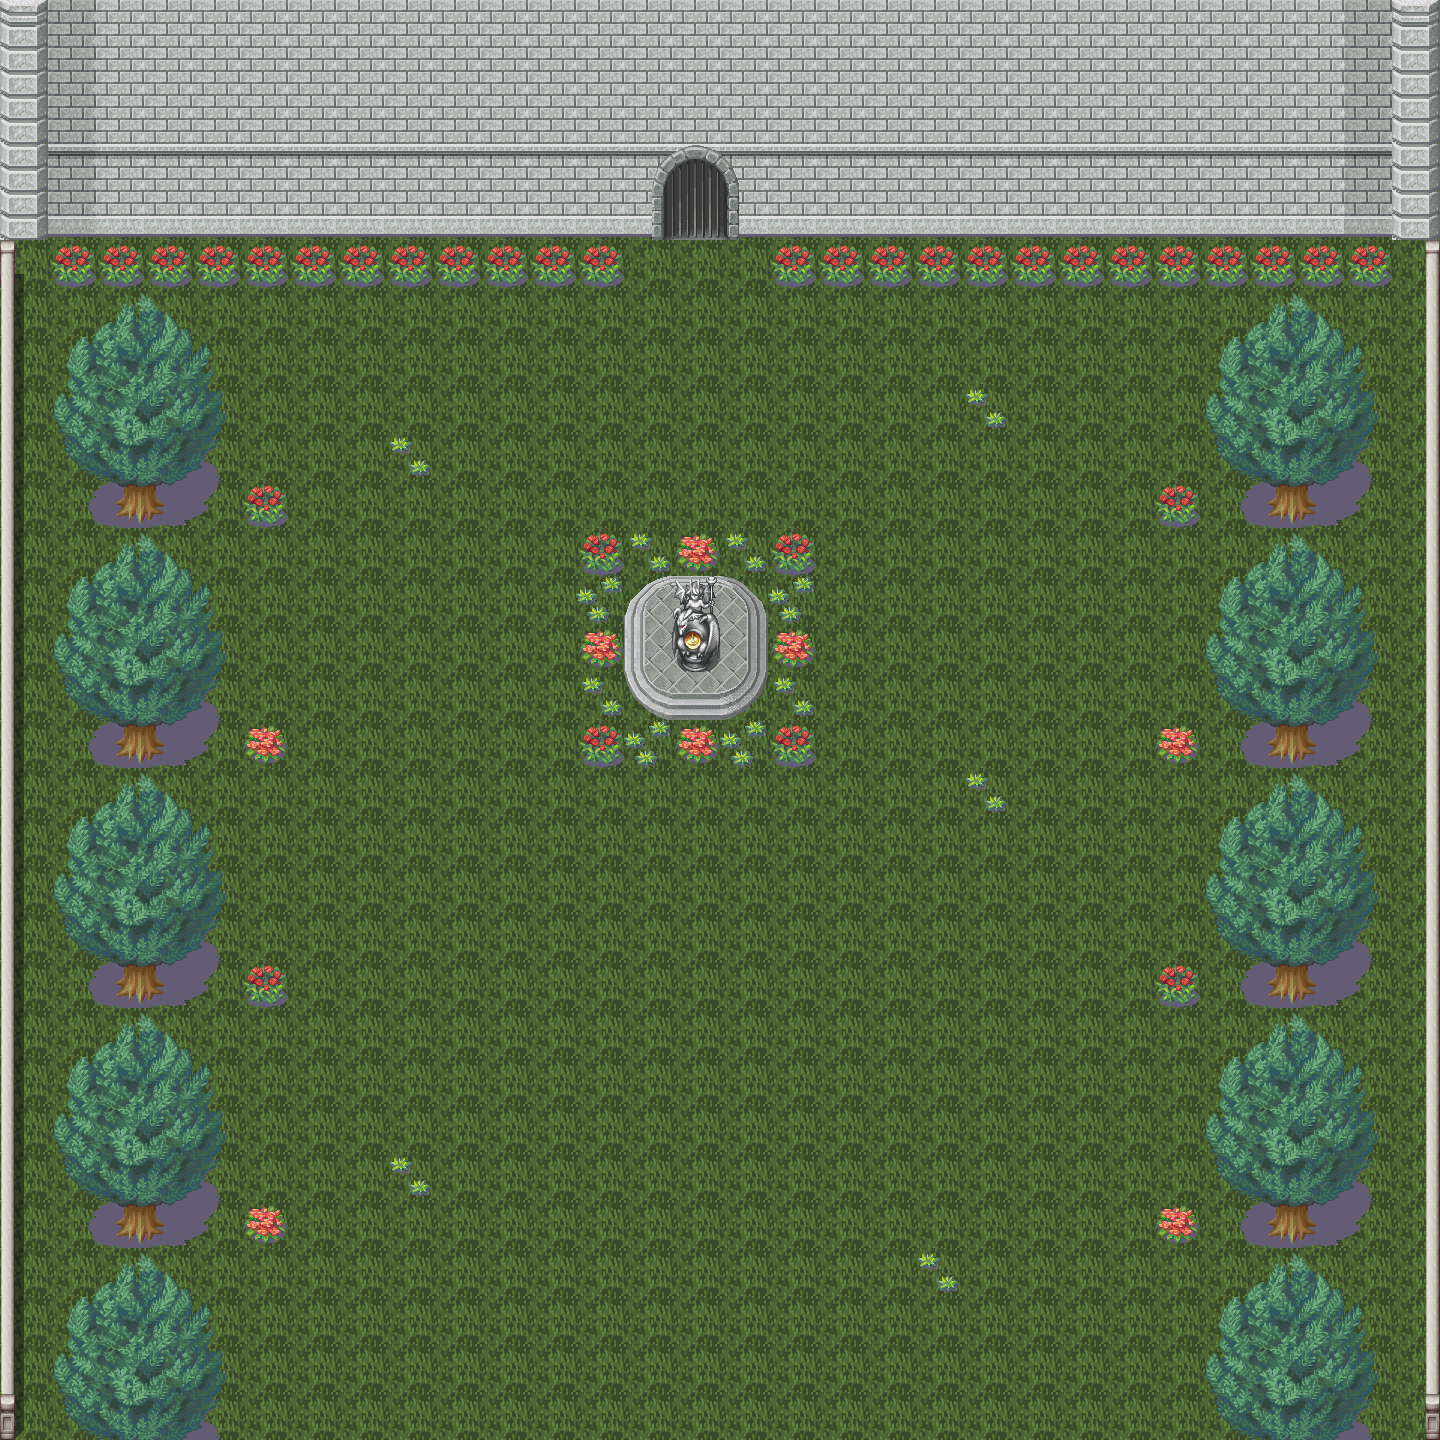

Tiled map render using the project's own tile images. Description and the map definition, with tile-layer contents summarised, below:
An orthogonal 30x30 tile map with 48x48 px tiles, 3 tile layers (Слой тайлов 1, Слой тайлов 2, Слой тайлов 3) and 6 objects (4x solid, Npc, player).

<map version="1.8" tiledversion="1.8.4" orientation="orthogonal" renderorder="right-down" width="30" height="30" tilewidth="48" tileheight="48" infinite="0" nextlayerid="5" nextobjectid="9">
 <tileset firstgid="1" source="Tailset0.tsx" />
 <layer id="1" name="Слой тайлов 1" width="30" height="30">
  <data>[900 cells, 900 non-empty, 1 distinct tile ids]</data>
 </layer>
 <layer id="2" name="Слой тайлов 2" width="30" height="30">
  <data>[900 cells, 401 non-empty, 44 distinct tile ids]</data>
 </layer>
 <layer id="3" name="Слой тайлов 3" width="30" height="30">
  <data>[900 cells, 62 non-empty, 12 distinct tile ids]</data>
 </layer>
 <objectgroup id="4" name="Слой объектов 1">
  <object id="1" type="solid" x="2.66667" y="2.66667" width="1432" height="234.667" />
  <object id="2" type="solid" x="1422.67" y="238.667" width="12" height="1197.33" />
  <object id="3" type="solid" x="2.66667" y="244" width="12" height="1192" />
  <object id="5" name="Cross" type="Npc" x="671.5" y="580" width="49.5" height="92.5" />
  <object id="7" type="solid" x="675.333" y="582.667" width="42.6667" height="86" />
  <object id="8" name="player" x="655.333" y="264" width="100" height="100" />
 </objectgroup>
</map>
